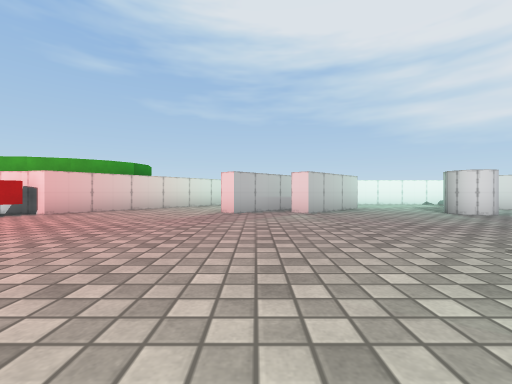
View 1 (above)

16 first-person views from a walk through a 3-D level made in the Unity game engine. The camera is 0.51 m above the floor, looks level and sees 90° across. The floor is counted in squares, 1 m on a side. Each view is taken from the middle of a square. On the plan, view 1 faces up. The plan holds only what a view shows up to about 9 squares ahead; the rest is blank. The place goes on beyond the plan. Some surface patterns are stand-ins.

View 2
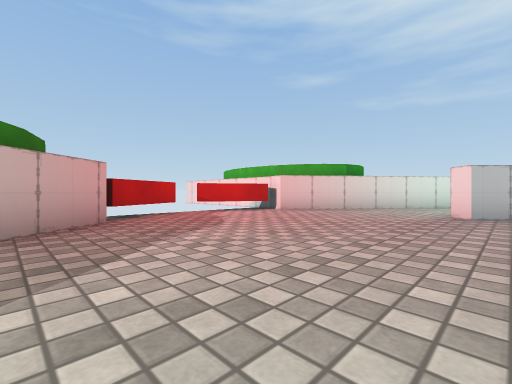

View 3
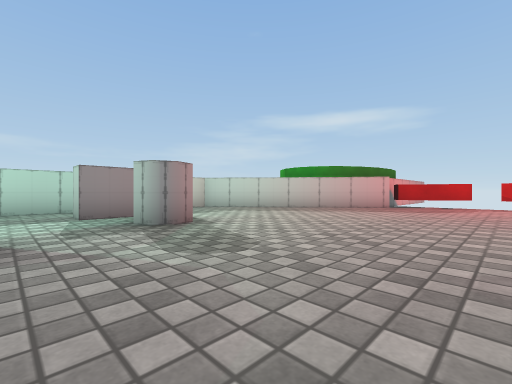

View 4
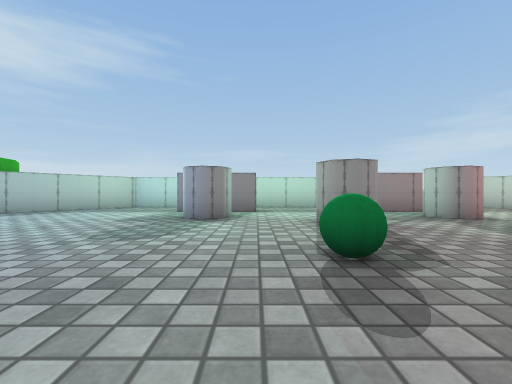

View 5
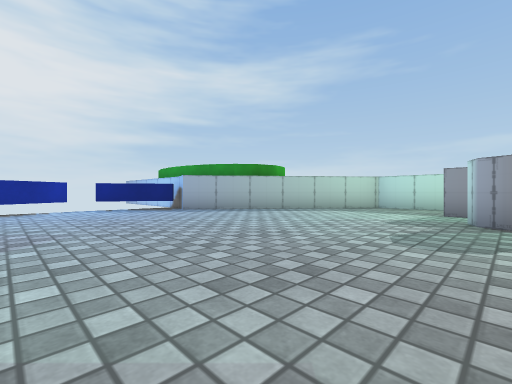

View 6
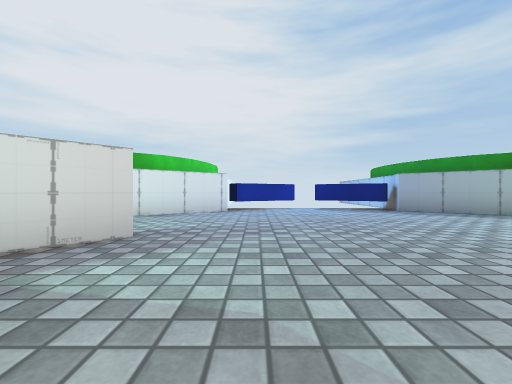

View 7
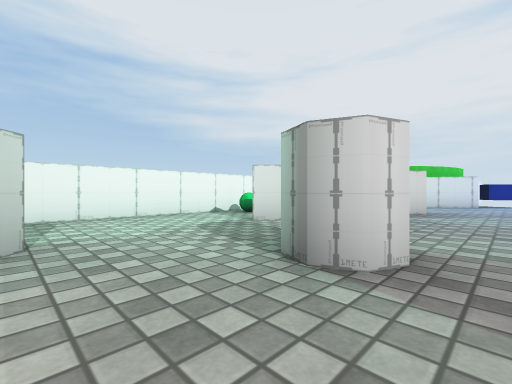

View 8
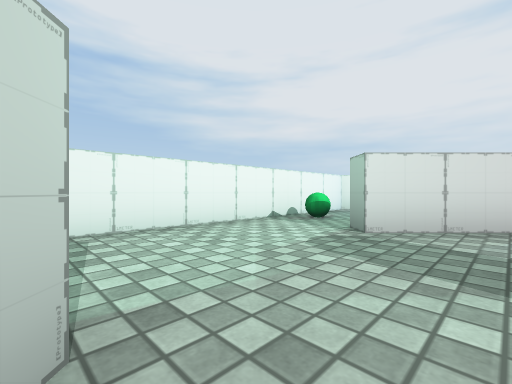

View 9
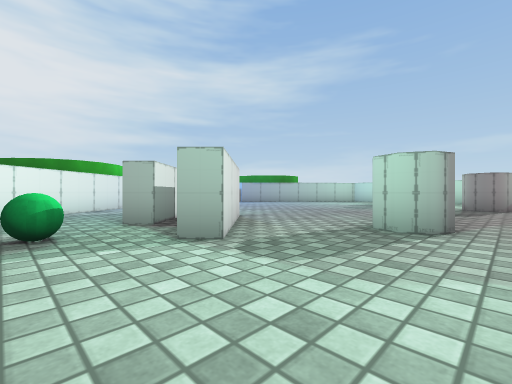

View 10
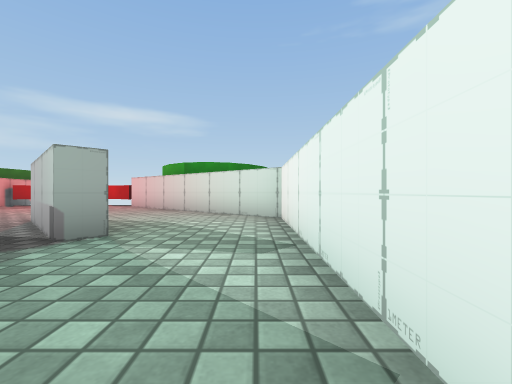

View 11
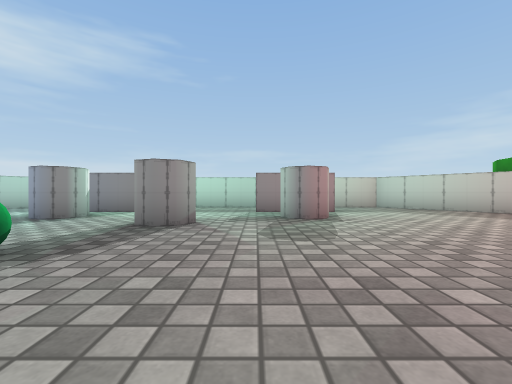

View 12
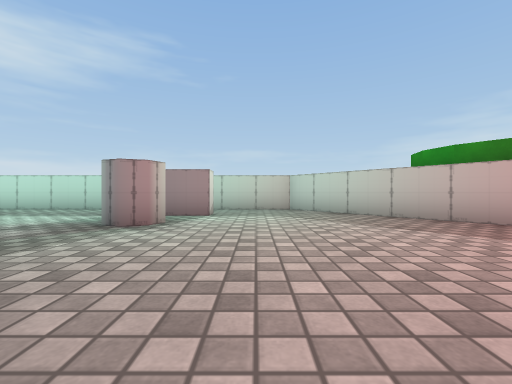

View 13
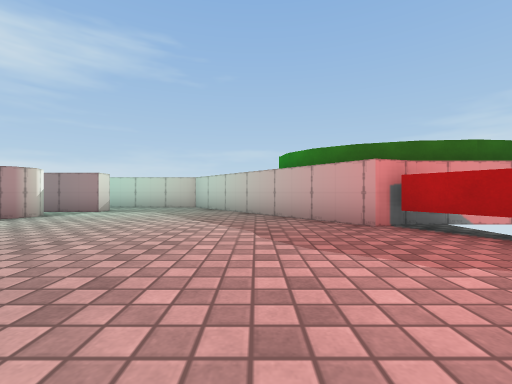

View 14
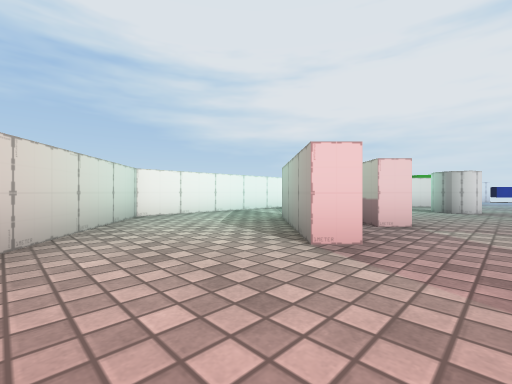

View 15
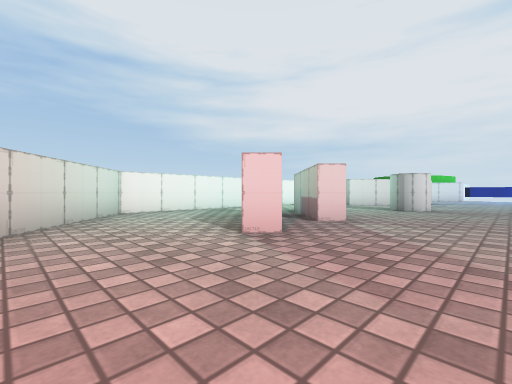

View 16
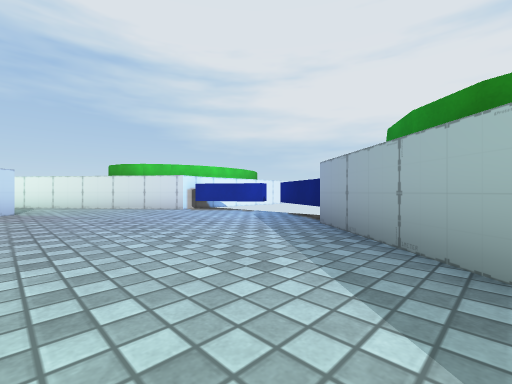

### Floor plan
Key: @ floor where view 1 was taken; # wall or solid block; x gap in a wall; . floor; ^ raised ledge; B green ball.
Columns run from 7 left of view 1 to 16 right of it. Each row starts with its distance up from view 1.
 11      ##############
 10      #........BB..#
  9     ##............##
  8    ##..####...###..##
  7   ##..####.....###..##
  6 ###.........#........###
  5  ^....................^
  4  ^....................^#
  3  ^..........B.........^
  2  ^....................^
  1 ###........##........###
  0   ##...@.#....#.....##
 -1    ##....x....x....##
 -2     ##...##...##..##
 -3      #............#
 -4      ##############

Positions as (right, up) in squares from view 1, and headings:
1: (0, 0), facing up
2: (0, 0), facing up-left
3: (4, 4), facing down-left
4: (6, 5), facing down
5: (7, 5), facing down-right
6: (7, 5), facing right
7: (3, 5), facing up-right
8: (3, 7), facing up-right
9: (4, 10), facing down-right
10: (4, 10), facing left
11: (3, 5), facing down
12: (0, 4), facing down
13: (-3, 5), facing down
14: (-3, 5), facing up-right
15: (-3, 4), facing up-right
16: (10, -1), facing up-right
